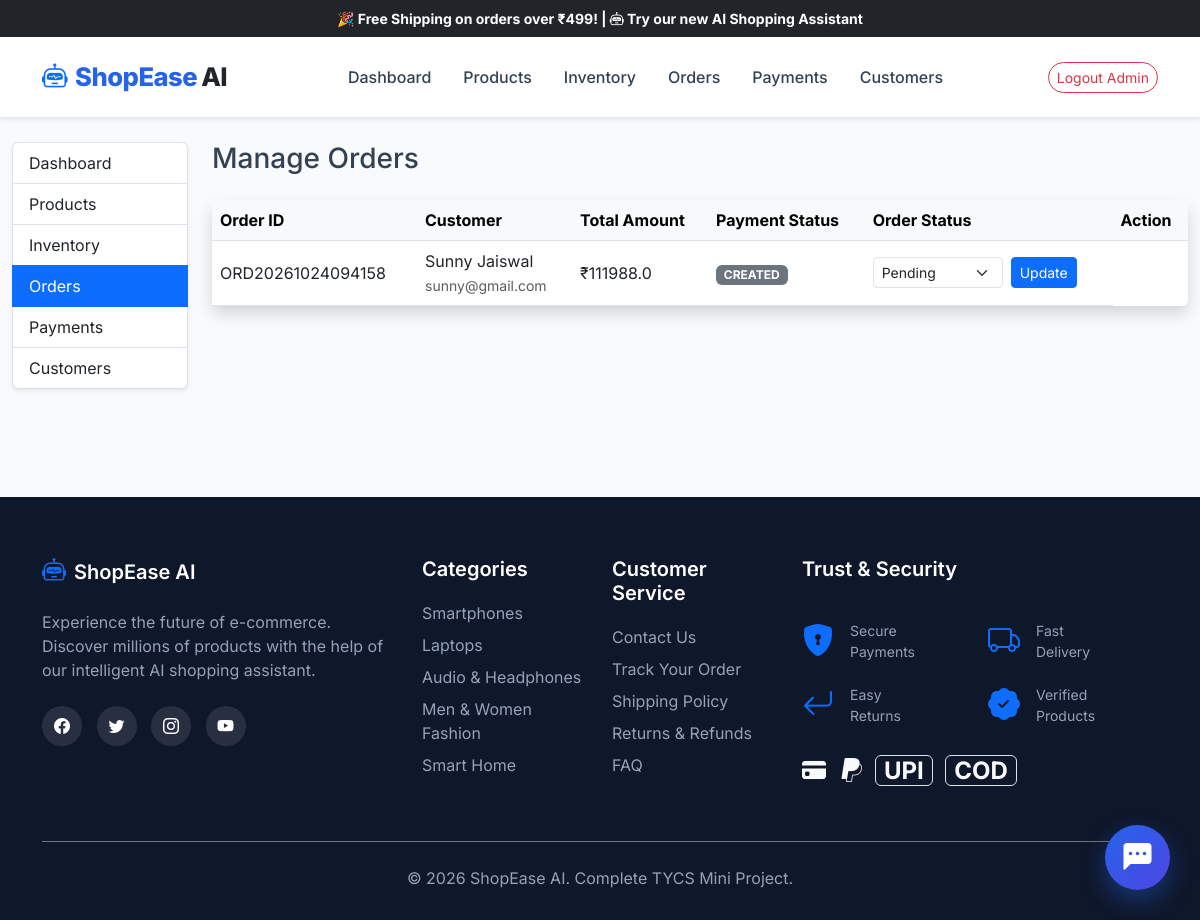
Page /admin/orders (signed in) on the earlier database version.
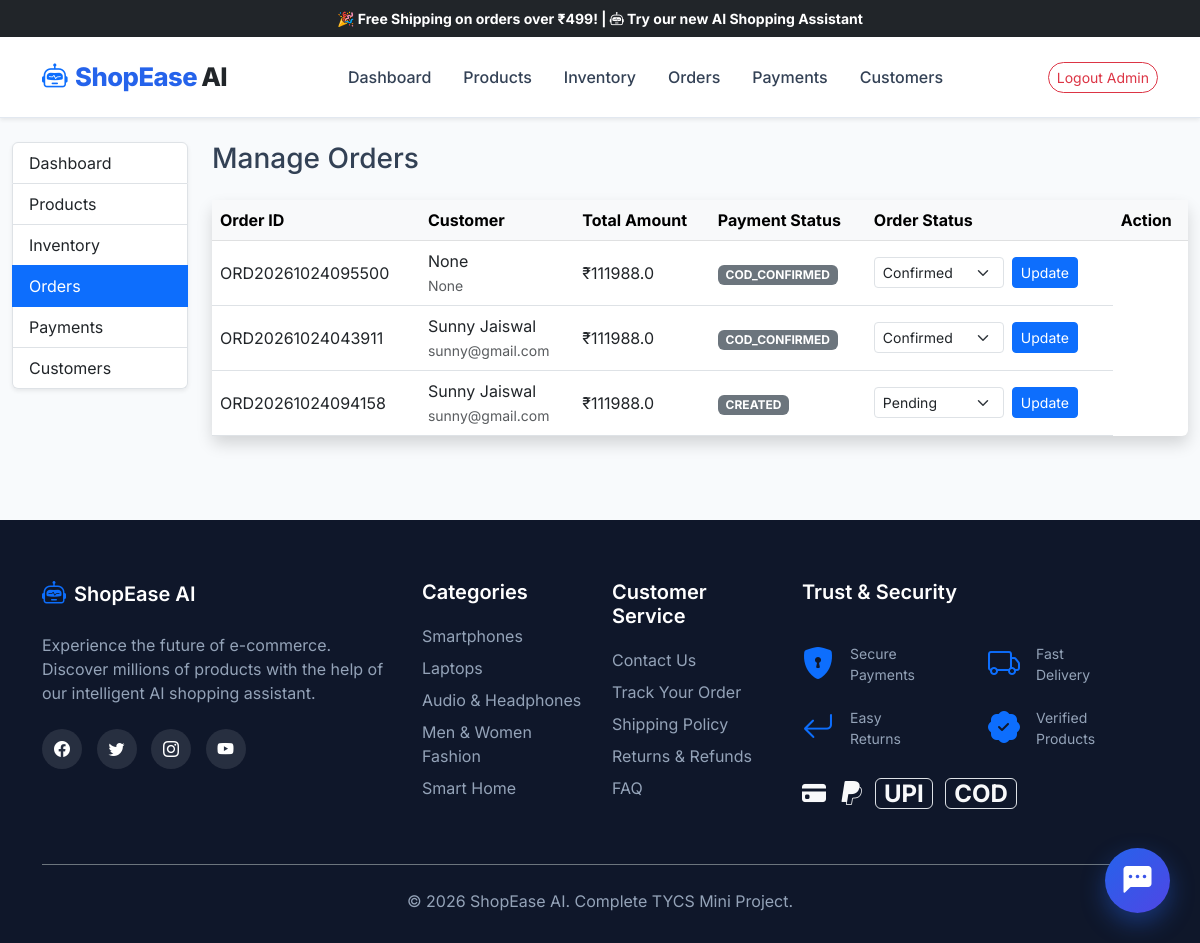
Same page on the later database version.
### tables this page shows
CREATE TABLE orders (
            id VARCHAR(50) PRIMARY KEY,
            razorpay_order_id VARCHAR(100),
            razorpay_payment_id VARCHAR(100),
            razorpay_signature VARCHAR(255),
            name VARCHAR(100),
            email VARCHAR(100),
            phone VARCHAR(20),
            address TEXT,
            city VARCHAR(100),
            state VARCHAR(100),
            pin VARCHAR(20),
            total_amount REAL,
            payment_method VARCHAR(50),
            payment_status VARCHAR(50) DEFAULT 'Pending',
            order_status VARCHAR(50) DEFAULT 'Pending',
            created_at TIMESTAMP DEFAULT CURRENT_TIMESTAMP,
            user_id INTEGER REFERENCES users(id)
        );

### admin.py (the view)
@admin_bp.route('/orders')
@admin_required
def orders():
    conn = get_db()
    orders = conn.execute("SELECT * FROM orders ORDER BY created_at DESC").fetchall()
    conn.close()
    return render_template('admin_orders.html', orders=orders)

### app.py (called while the page is built, shortened)
def get_db_path():
    return DB_PATH

def get_db_connection():
    db_url = os.getenv('DATABASE_URL')
    import sqlite3
    db_file = get_db_path()
    conn = sqlite3.connect(db_file)
    conn.row_factory = sqlite3.Row
    return conn

### auth.py (called while the page is built)
def get_db():
    from app import get_db_connection
    return get_db_connection()

def admin_required(f):
    @wraps(f)
    def decorated_function(*args, **kwargs):
        if 'user_id' not in session:
            flash('Please log in first.', 'danger')
            return redirect(url_for('auth.admin_login'))
        if session.get('role') != 'admin':
            flash('Unauthorized access.', 'danger')
            return redirect(url_for('index'))
        return f(*args, **kwargs)
    return decorated_function

### templates/admin_orders.html (shortened to what this page needs)
{% extends 'base.html' %}
{% block content %}
<div class="container-fluid py-4">
    <div class="row">
        <div class="col-md-2 mb-4">
            <div class="list-group shadow-sm border-0">
                <a href="{{ url_for('admin.dashboard') }}" class="list-group-item list-group-item-action">Dashboard</a>
                <a href="{{ url_for('admin.products') }}" class="list-group-item list-group-item-action">Products</a>
                <a href="{{ url_for('admin.inventory') }}" class="list-group-item list-group-item-action">Inventory</a>
                <a href="{{ url_for('admin.orders') }}" class="list-group-item list-group-item-action active">Orders</a>
                <a href="{{ url_for('admin.payments') }}" class="list-group-item list-group-item-action">Payments</a>
                <a href="{{ url_for('admin.customers') }}" class="list-group-item list-group-item-action">Customers</a>
            </div>
        </div>
        <div class="col-md-10">
            <h3 class="mb-4">Manage Orders</h3>
            <div class="card shadow border-0">
                <div class="card-body p-0">
                    <div class="table-responsive">
                        <table class="table table-hover align-middle mb-0">
                            <thead class="table-light">
                                <tr>
                                    <th>Order ID</th>
                                    <th>Customer</th>
                                    <th>Total Amount</th>
                                    <th>Payment Status</th>
                                    <th>Order Status</th>
                                    <th>Action</th>
                                </tr>
                            </thead>
                            <tbody>
                                {% for order in orders %}
                                <tr>
                                    <td>{{ order.id }}</td>
                                    <td>{{ order.name }}<br><small class="text-muted">{{ order.email }}</small></td>
                                    <td>₹{{ order.total_amount }}</td>
                                    <td><span class="badge bg-{{ 'success' if order.payment_status == 'PAID' else 'secondary' }}">{{ order.payment_status }}</span></td>
                                    <td>
                                        <form action="{{ url_for('admin.update_order_status', order_id=order.id) }}" method="POST" class="d-flex">
                                            <select name="status" class="form-select form-select-sm me-2" style="width:130px;">
                                                <option value="Pending" {% if order.order_status == 'Pending' %}selected{% endif %}>Pending</option>
                                                <option value="Confirmed" {% if order.order_status == 'Confirmed' %}selected{% endif %}>Confirmed</option>
                                            </select>
                                            <button type="submit" class="btn btn-sm btn-primary">Update</button>
                                        </form>
                                    </td>
                                </tr>
                                {% endfor %}
                            </tbody>
                        </table>
                    </div>
                </div>
            </div>
        </div>
    </div>
</div>
{% endblock %}

### templates/base.html (shortened to what this page needs)
<!DOCTYPE html>
<html lang="en">
<head>
    <link href="https://cdn.jsdelivr.net/npm/bootstrap@5.3.0/dist/css/bootstrap.min.css" rel="stylesheet">
    <link rel="stylesheet" href="https://cdn.jsdelivr.net/npm/bootstrap-icons@1.10.5/font/bootstrap-icons.css">
    <link rel="stylesheet" href="{{ url_for('static', filename='css/style.css') }}">
</head>
<body>
    <div class="bg-dark text-white text-center py-2 small fw-bold">
        🎉 Free Shipping on orders over ₹499! | <i class="bi bi-robot"></i> Try our new AI Shopping Assistant
    </div>
    <nav class="navbar navbar-expand-lg sticky-top shadow-sm py-3">
        <div class="container">
            <a class="navbar-brand d-flex align-items-center" href="{{ url_for('index') }}">
                <i class="bi bi-robot text-primary me-2"></i> ShopEase <span class="text-dark ms-1">AI</span>
            </a>
            <div class="collapse navbar-collapse" id="navbarNav">
                {% if session.get('role') == 'admin' %}
                <ul class="navbar-nav mx-auto">
                    <li class="nav-item"><a class="nav-link px-3" href="{{ url_for('admin.dashboard') }}">Dashboard</a></li>
                    <li class="nav-item"><a class="nav-link px-3" href="{{ url_for('admin.products') }}">Products</a></li>
                    <li class="nav-item"><a class="nav-link px-3" href="{{ url_for('admin.inventory') }}">Inventory</a></li>
                    <li class="nav-item"><a class="nav-link px-3" href="{{ url_for('admin.orders') }}">Orders</a></li>
                    <li class="nav-item"><a class="nav-link px-3" href="{{ url_for('admin.payments') }}">Payments</a></li>
                    <li class="nav-item"><a class="nav-link px-3" href="{{ url_for('admin.customers') }}">Customers</a></li>
                </ul>
                <div class="d-flex align-items-center gap-3">
                    <a href="{{ url_for('auth.admin_logout') }}" class="btn btn-outline-danger btn-sm rounded-pill">Logout Admin</a>
                </div>
                {% endif %}
            </div>
        </div>
    </nav>
    <main>
        {% block content %}{% endblock %}
    </main>
    <footer>
        <div class="container">
            <div class="row g-4 mb-5">
                <div class="col-lg-4 col-md-6">
                    <h5 class="text-white d-flex align-items-center mb-4">
                        <i class="bi bi-robot text-primary me-2 fs-4"></i> ShopEase AI
                    </h5>
                    <p>Experience the future of e-commerce. Discover millions of products with the help of our intelligent AI shopping assistant.</p>
                    <div class="social-icons mt-4">
                        <a href="#"><i class="bi bi-facebook"></i></a>
                        <a href="#"><i class="bi bi-twitter"></i></a>
                        <a href="#"><i class="bi bi-instagram"></i></a>
                        <a href="#"><i class="bi bi-youtube"></i></a>
                    </div>
                </div>
                <div class="col-lg-2 col-md-6">
                    <h5>Categories</h5>
                    <ul class="list-unstyled">
                        <li class="mb-2"><a href="{{ url_for('products_page', category='Smartphones') }}">Smartphones</a></li>
                        <li class="mb-2"><a href="{{ url_for('products_page', category='Laptops') }}">Laptops</a></li>
                        <li class="mb-2"><a href="{{ url_for('products_page', category='Audio') }}">Audio & Headphones</a></li>
                        <li class="mb-2"><a href="{{ url_for('products_page', category='Fashion') }}">Men & Women Fashion</a></li>
                        <li class="mb-2"><a href="{{ url_for('products_page', category='Home & Electronics') }}">Smart Home</a></li>
                    </ul>
                </div>
                <div class="col-lg-2 col-md-6">
                    <h5>Customer Service</h5>
                    <ul class="list-unstyled">
                        <li class="mb-2"><a href="{{ url_for('contact') }}">Contact Us</a></li>
                        <li class="mb-2"><a href="{{ url_for('track_order') }}">Track Your Order</a></li>
                        <li class="mb-2"><a href="#">Shipping Policy</a></li>
                        <li class="mb-2"><a href="#">Returns & Refunds</a></li>
                        <li class="mb-2"><a href="#">FAQ</a></li>
                    </ul>
                </div>
                <div class="col-lg-4 col-md-6">
                    <h5>Trust & Security</h5>
                    <div class="row g-3 mt-2">
                        <div class="col-6 d-flex align-items-center">
                            <i class="bi bi-shield-lock-fill fs-2 text-primary me-3"></i>
                            <span class="small">Secure<br>Payments</span>
                        </div>
                        <div class="col-6 d-flex align-items-center">
                            <i class="bi bi-truck fs-2 text-primary me-3"></i>
                            <span class="small">Fast<br>Delivery</span>
                        </div>
                        <div class="col-6 d-flex align-items-center">
                            <i class="bi bi-arrow-return-left fs-2 text-primary me-3"></i>
                            <span class="small">Easy<br>Returns</span>
                        </div>
                        <div class="col-6 d-flex align-items-center">
                            <i class="bi bi-patch-check-fill fs-2 text-primary me-3"></i>
                            <span class="small">Verified<br>Products</span>
                        </div>
                    </div>
                    <div class="mt-4">
                        <span class="fs-4 me-2"><i class="bi bi-credit-card-fill text-light"></i></span>
                        <span class="fs-4 me-2"><i class="bi bi-paypal text-light"></i></span>
                        <span class="fs-4 fw-bold text-light border rounded px-2" style="font-size: 0.9rem;">UPI</span>
                        <span class="fs-4 fw-bold text-light border rounded px-2 ms-2" style="font-size: 0.9rem;">COD</span>
                    </div>
                </div>
            </div>
            <div class="border-top border-secondary pt-4 text-center">
                <p class="mb-0">&copy; 2026 ShopEase AI. Complete TYCS Mini Project.</p>
            </div>
        </div>
    </footer>
    <div id="chatbot-widget">
        <button id="chatbot-btn"><i class="bi bi-chat-left-dots-fill"></i></button>
    </div>
</body>
</html>

### static/css/style.css (style rules this page uses)
:root { --primary: #2563EB; --primary-hover: #1D4ED8; --secondary: #10B981; --dark: #0F172A; --light: #F8FAFC; --gray-bg: #F1F5F9; --text-main: #334155; --text-muted: #64748B; --radius: 12px; }
body { font-family: 'Inter', 'Segoe UI', Tahoma, Geneva, Verdana, sans-serif; background-color: var(--light); color: var(--text-main); display: flex; flex-direction: column; min-height: 100vh; }
main { flex: 1; }
a { text-decoration: none; }
.navbar { background: rgba(255, 255, 255, 0.95) !important; backdrop-filter: blur(10px); border-bottom: 1px solid #E2E8F0; }
.navbar-brand { font-weight: 800; color: var(--primary) !important; font-size: 1.6rem; letter-spacing: -0.5px; }
.nav-link { font-weight: 500; color: var(--text-main) !important; transition: color 0.2s; }
#chatbot-widget { position: fixed; bottom: 30px; right: 30px; z-index: 1050; }
#chatbot-btn { width: 65px; height: 65px; border-radius: 50%; background: linear-gradient(135deg, var(--primary), #4F46E5); color: white; border: none; box-shadow: 0 10px 25px rgba(37, 99, 235, 0.4); font-size: 28px; cursor: pointer; transition: transform 0.3s cubic-bezier(0.175, 0.885, 0.32, 1.275); }
footer { background: var(--dark); color: #94A3B8; padding: 60px 0 30px; margin-top: 60px; }
footer h5 { color: white; font-weight: 600; margin-bottom: 20px; }
footer a { color: #94A3B8; transition: color 0.2s; }
.social-icons a { display: inline-block; width: 40px; height: 40px; background: rgba(255,255,255,0.1); border-radius: 50%; text-align: center; line-height: 40px; color: white; margin-right: 10px; transition: background 0.3s; }

Differences in the rows shown:
added orders: id "ORD20261024095500", name "None", email "None", total_amount "111988.0", payment_status "COD_CONFIRMED", status "Confirmed"
added orders: id "ORD20261024043911", name "Sunny Jaiswal", email "sunny@gmail.com", total_amount "111988.0", payment_status "COD_CONFIRMED", status "Confirmed"
